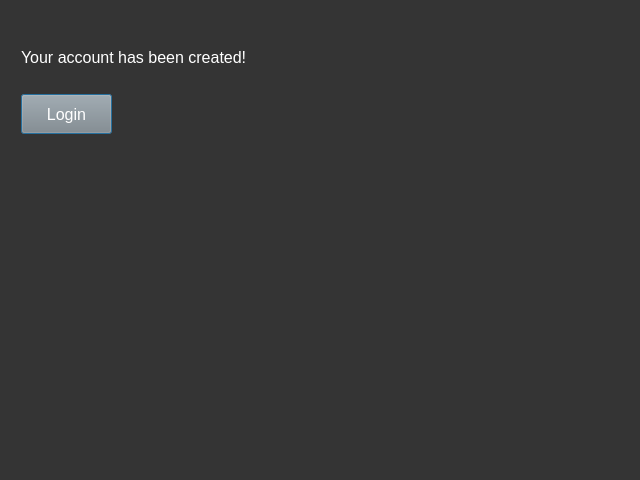
<?xml version="1.0" encoding="UTF-8"?>
<ui version="4.0">
 <class>Dialog</class>
 <widget class="QDialog" name="Dialog">
  <property name="geometry">
   <rect>
    <x>0</x>
    <y>0</y>
    <width>640</width>
    <height>480</height>
   </rect>
  </property>
  <property name="minimumSize">
   <size>
    <width>640</width>
    <height>480</height>
   </size>
  </property>
  <property name="windowTitle">
   <string>Dialog</string>
  </property>
  <property name="styleSheet">
   <string notr="true">QDialog {
background-color: #343434;
}

QLabel {
color: #FFFFFF;
font-size: 12pt;
}

QLineEdit {
background-color: #343434;
font-size: 12pt;
}

QPushButton {
font-size: 12pt;
color: #FFFFFF;
background-color: #888888;
}</string>
  </property>
  <widget class="QWidget" name="layoutWidget">
   <property name="geometry">
    <rect>
     <x>21</x>
     <y>31</y>
     <width>238</width>
     <height>111</height>
    </rect>
   </property>
   <layout class="QVBoxLayout" name="verticalLayout">
    <item>
     <widget class="QLabel" name="info_label">
      <property name="maximumSize">
       <size>
        <width>16777215</width>
        <height>30</height>
       </size>
      </property>
      <property name="styleSheet">
       <string notr="true"/>
      </property>
      <property name="text">
       <string>Your account has been created!</string>
      </property>
     </widget>
    </item>
    <item>
     <widget class="QPushButton" name="login_button">
      <property name="sizePolicy">
       <sizepolicy hsizetype="Minimum" vsizetype="Preferred">
        <horstretch>0</horstretch>
        <verstretch>0</verstretch>
       </sizepolicy>
      </property>
      <property name="minimumSize">
       <size>
        <width>0</width>
        <height>40</height>
       </size>
      </property>
      <property name="maximumSize">
       <size>
        <width>91</width>
        <height>30</height>
       </size>
      </property>
      <property name="styleSheet">
       <string notr="true"/>
      </property>
      <property name="text">
       <string>Login</string>
      </property>
     </widget>
    </item>
   </layout>
  </widget>
 </widget>
 <resources/>
 <connections/>
</ui>
